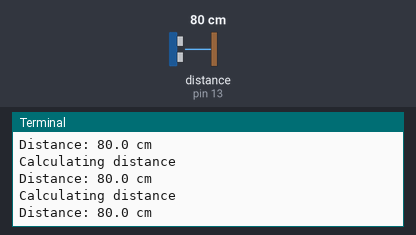
The program below on a simulated Raspberry Pi (header pin numbers). Shown: the last lines printed to the terminal. The test bench sets the inputs (shaded band); at power-on: distance to the obstacle (sensor on pin 13) 80 cm. The echo pulse lasts 58.3 µs per cm; the clock reads 2024-03-15 10:24:30 at power-on unless the program sets it.

Above: at 3.2 s.
3.3 s: distance to the obstacle (sensor on pin 13) set to 2 cm
At 3.72 s:
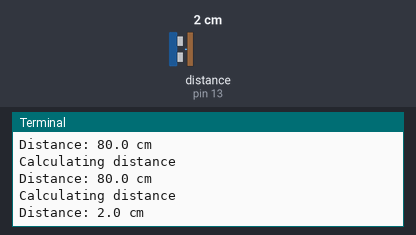
4.8 s: distance to the obstacle (sensor on pin 13) set to 4 cm
At 4.97 s:
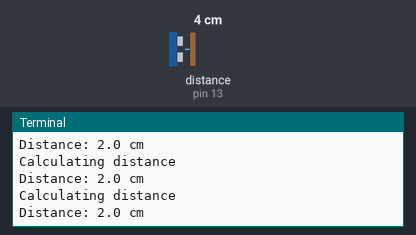
Timing chart, 0 to 7.8 s (numbered marks = the images above; inputs shaded):
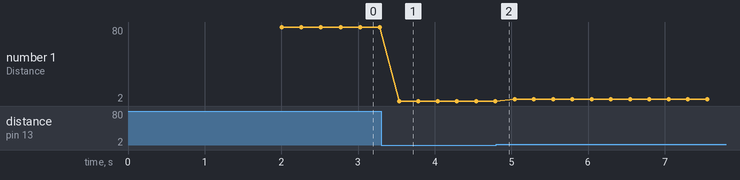

The program:

sonarr.py
```python
from time import sleep
import time
import threading
import json
import RPi.GPIO as GPIO

try:
    GPIOs = {"TRIG": 15, "ECHO": 13}
    GPIO.setwarnings(False)    # Ignore warning for now
    GPIO.setmode(GPIO.BOARD)   # Use physical pin numbering
    GPIO.setup(GPIOs["TRIG"], GPIO.OUT)
    GPIO.setup(GPIOs["ECHO"], GPIO.IN)

    pulse_duration = 0.00
    pulse_start_time = 0.00
    pulse_end_time = 0.00
    distance = 0.00

    GPIO.output(GPIOs["TRIG"], GPIO.LOW)

    sleep(2)

    while True:
        print("Calculating distance")

        GPIO.output(GPIOs["TRIG"], GPIO.HIGH)

        sleep(0.00001)

        GPIO.output(GPIOs["TRIG"], GPIO.LOW)

        while GPIO.input(GPIOs["ECHO"])==0:
            pulse_start_time = time.time()
        while GPIO.input(GPIOs["ECHO"])==1:
            pulse_end_time = time.time()

        pulse_duration = pulse_end_time - pulse_start_time

        distance = round(pulse_duration * 17150, 0)

        print("Distance:",distance,"cm")

        sleep(0.25)

        GPIO.output(GPIOs["TRIG"], GPIO.LOW)
        #GPIO.cleanup(GPIOs.values())

finally:
      GPIO.cleanup()
```

Measured:
- after the input at 3.3 s, the terminal: prints a new line after 0.24 s (image 1)
- plotted number 1: 80 → 2 after the input at 3.3 s, 2 → 4 after the input at 4.8 s
